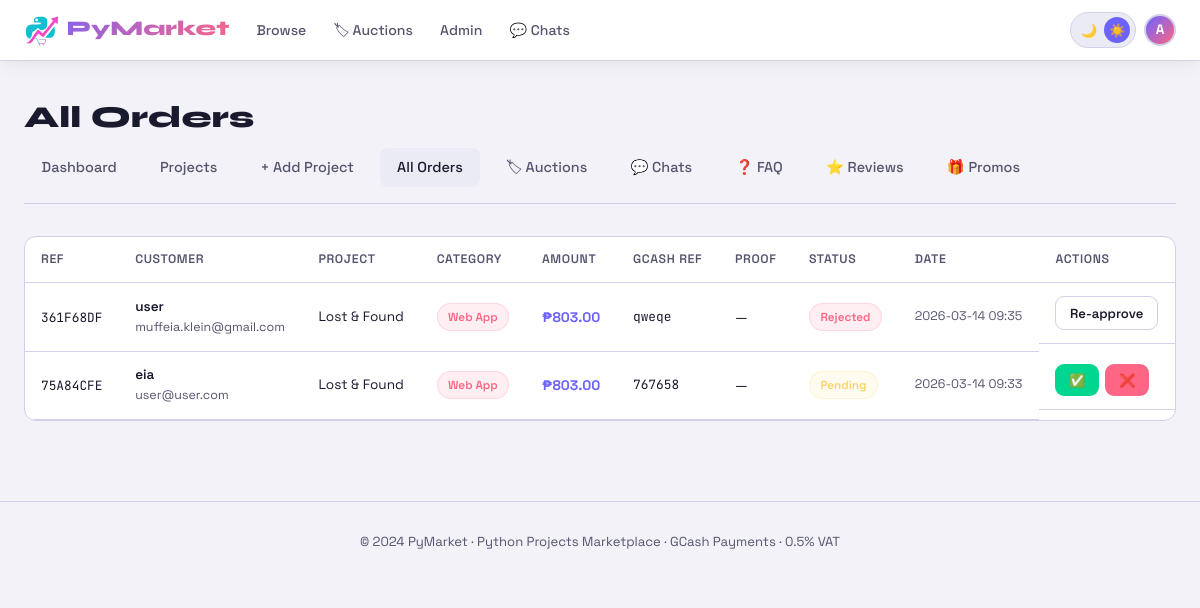
Page /admin/orders (signed in) on the committed database.
### tables this page shows
CREATE TABLE orders (
                id INTEGER PRIMARY KEY AUTOINCREMENT,
                order_ref TEXT UNIQUE NOT NULL,
                user_id INTEGER NOT NULL,
                project_id INTEGER NOT NULL,
                amount REAL NOT NULL,
                status TEXT DEFAULT "pending",
                gcash_ref TEXT,
                payment_screenshot TEXT,
                created_at TEXT DEFAULT CURRENT_TIMESTAMP,
                approved_at TEXT,
                FOREIGN KEY(user_id) REFERENCES users(id),
                FOREIGN KEY(project_id) REFERENCES projects(id)
            );

CREATE TABLE users (
                id INTEGER PRIMARY KEY AUTOINCREMENT,
                username TEXT UNIQUE NOT NULL,
                email TEXT UNIQUE NOT NULL,
                password TEXT NOT NULL,
                bio TEXT DEFAULT '',
                avatar TEXT DEFAULT '',
                is_admin INTEGER DEFAULT 0,
                created_at TEXT DEFAULT CURRENT_TIMESTAMP
            );

CREATE TABLE projects (
                id INTEGER PRIMARY KEY AUTOINCREMENT,
                title TEXT NOT NULL,
                description TEXT NOT NULL,
                price REAL NOT NULL,
                tech_stack TEXT,
                category TEXT,
                file_path TEXT,
                is_active INTEGER DEFAULT 1,
                created_at TEXT DEFAULT CURRENT_TIMESTAMP
            , original_price REAL, discount_percent REAL DEFAULT 0, view_count INTEGER DEFAULT 0);

### app.py (the view)
@app.route('/admin/orders')
@login_required
@admin_required
def admin_orders():
    db=get_db()
    orders=db.execute('''
        SELECT o.*, u.username, u.email, p.title, p.category FROM orders o
        JOIN users u ON o.user_id=u.id JOIN projects p ON o.project_id=p.id
        ORDER BY o.created_at DESC
    ''').fetchall()
    return render_template('admin/orders.html', orders=orders)

### app.py (called while the page is built)
@app.after_request
def add_security_headers(response):
    response.headers['X-Frame-Options'] = 'SAMEORIGIN'
    response.headers['X-Content-Type-Options'] = 'nosniff'
    response.headers['Referrer-Policy'] = 'strict-origin-when-cross-origin'
    response.headers['Content-Security-Policy'] = (
        "default-src 'self'; "
        "script-src 'self' 'unsafe-inline'; "
        "style-src 'self' 'unsafe-inline' https://fonts.googleapis.com; "
        "font-src https://fonts.gstatic.com; "
        "img-src 'self' data: https://api.qrserver.com; "
    )
    return response

def get_db():
    conn = sqlite3.connect(DB_PATH)
    conn.row_factory = sqlite3.Row
    return conn

def login_required(f):
    @wraps(f)
    def decorated(*args, **kwargs):
        if 'user_id' not in session:
            flash('login_required')
            return redirect(url_for('login', next=request.url))
        return f(*args, **kwargs)
    return decorated

def admin_required(f):
    @wraps(f)
    def decorated(*args, **kwargs):
        if not session.get('is_admin'):
            return redirect(url_for('index'))
        return f(*args, **kwargs)
    return decorated

### templates/admin/orders.html (shortened to what this page needs)
{% extends 'base.html' %}
{% block content %}
<div class="container">
  <h1 class="page-title">All Orders</h1>
  <div class="admin-nav">
    <a href="{{ url_for('admin_dashboard') }}">Dashboard</a>
    <a href="{{ url_for('admin_projects') }}">Projects</a>
    <a href="{{ url_for('admin_add_project') }}">+ Add Project</a>
    <a href="{{ url_for('admin_orders') }}" class="active">All Orders</a>
    <a href="{{ url_for('admin_auctions')}}" >🏷 Auctions</a>
    <a href="{{ url_for('admin_chats') }}">💬 Chats</a>
    <a href="{{ url_for('admin_faq') }}">❓ FAQ</a>
    <a href="{{ url_for('admin_reviews') }}">⭐ Reviews</a>
    <a href="{{ url_for('admin_promos') }}">🎁 Promos</a>
  </div>
  <div class="table-wrap" style="background:var(--surface);border:1px solid var(--border);border-radius:12px;overflow:hidden">
    <table>
      <thead><tr><th>Ref</th><th>Customer</th><th>Project</th><th>Category</th><th>Amount</th><th>GCash Ref</th><th>Proof</th><th>Status</th><th>Date</th><th>Actions</th></tr></thead>
      <tbody>
        {% for o in orders %}
        <tr>
          <td><span style="font-family:var(--mono);font-size:.8rem">{{ o['order_ref'] }}</span></td>
          <td><div style="font-weight:600;font-size:.85rem">{{ o['username'] }}</div><div style="color:var(--muted);font-size:.78rem">{{ o['email'] }}</div></td>
          <td style="font-size:.85rem;max-width:160px">{{ o['title'] }}</td>
          <td>{% if o['category'] %}<span class="badge badge-cat">{{ o['category'] }}</span>{% else %}—{% endif %}</td>
          <td style="font-weight:700;color:var(--accent)">₱{{ "%.2f"|format(o['amount']) }}</td>
          <td style="font-family:var(--mono);font-size:.8rem">{{ o['gcash_ref'] or '—' }}</td>
          <td>{% if o['payment_screenshot'] %}<a href="{{ url_for('view_payment_proof', filename=o['payment_screenshot']) }}" target="_blank" class="btn btn-outline btn-sm">View</a>{% else %}—{% endif %}</td>
          <td>
            {% if o['status'] == 'approved' %}<span class="badge badge-green">Approved</span>
            {% elif o['status'] == 'pending' %}<span class="badge badge-yellow">Pending</span>
            {% else %}<span class="badge badge-red">Rejected</span>{% endif %}
          </td>
          <td style="color:var(--muted);font-size:.78rem">{{ o['created_at'][:16] }}</td>
          <td style="display:flex;gap:.4rem;flex-wrap:wrap">
            {% if o['status'] == 'pending' %}
              <a href="{{ url_for('approve_order', oid=o['id']) }}" class="btn btn-success btn-sm">✅</a>
              <a href="{{ url_for('reject_order', oid=o['id']) }}" class="btn btn-danger btn-sm">❌</a>
            {% elif o['status'] == 'approved' %}
              <a href="{{ url_for('reject_order', oid=o['id']) }}" class="btn btn-outline btn-sm">Revoke</a>
            {% else %}
              <a href="{{ url_for('approve_order', oid=o['id']) }}" class="btn btn-outline btn-sm">Re-approve</a>
            {% endif %}
          </td>
        </tr>
        {% endfor %}
      </tbody>
    </table>
  </div>
</div>
{% endblock %}

### templates/base.html (style rules this page uses)
[data-theme="light"] { --bg:#f2f2f8;--surface:#ffffff;--surface2:#ebebf5;--border:#d0d0e8;--text:#1a1a2e;--muted:#55556e;--shadow:rgba(0,0,0,.07);--card-shadow:rgba(108,99,255,.1) }
:root { --accent:#6c63ff;--accent2:#ff6584;--green:#00d68f;--yellow:#ffd166;--font:'Space Grotesk',sans-serif;--mono:'JetBrains Mono',monospace;--display:'Syne',sans-serif }
* { margin:0;padding:0;box-sizing:border-box }
html { scroll-behavior:smooth }
body { background:var(--bg);color:var(--text);font-family:var(--font);min-height:100vh;line-height:1.6;transition:background .25s,color .25s }
a { color:inherit;text-decoration:none }
.container { max-width:1280px;margin:0 auto;padding:2rem 1.5rem }
.page-title { font-family:var(--display);font-size:1.9rem;font-weight:800;margin-bottom:.4rem }
.badge { font-size:.73rem;font-weight:600;padding:.22rem .65rem;border-radius:99px;display:inline-block }
.badge-cat { background:rgba(255,101,132,.1);color:var(--accent2);border:1px solid rgba(255,101,132,.18) }
.badge-yellow { background:rgba(255,209,102,.1);color:var(--yellow);border:1px solid rgba(255,209,102,.2) }
.badge-red { background:rgba(255,101,132,.1);color:var(--accent2);border:1px solid rgba(255,101,132,.18) }
.btn { display:inline-flex;align-items:center;justify-content:center;gap:.45rem;padding:.7rem 1.5rem;border-radius:9px;font-family:var(--font);font-size:.92rem;font-weight:600;cursor:pointer;border:none;transition:.2s;text-align:center }
.btn-success { background:var(--green);color:#000 }
.btn-danger { background:var(--accent2);color:#fff }
.btn-outline { background:transparent;border:1px solid var(--border);color:var(--text) }
.btn-sm { padding:.35rem .85rem;font-size:.82rem }
.table-wrap { overflow-x:auto;-webkit-overflow-scrolling:touch }
table { width:100%;border-collapse:collapse;min-width:500px }
th,td { padding:.8rem 1rem;text-align:left;border-bottom:1px solid var(--border);font-size:.87rem }
th { font-size:.77rem;font-weight:600;letter-spacing:.05em;color:var(--muted);text-transform:uppercase;white-space:nowrap }
.admin-nav { display:flex;gap:.4rem;margin-bottom:1.8rem;border-bottom:1px solid var(--border);padding-bottom:.9rem;flex-wrap:wrap }
.admin-nav a { padding:.45rem 1rem;border-radius:8px;font-size:.87rem;font-weight:500;color:var(--muted);transition:.2s;white-space:nowrap }
.admin-nav a:hover,.admin-nav a.active { background:var(--surface2);color:var(--text) }

### templates/admin/orders.html (style rules this page uses)
.admin-nav { display:flex;gap:.5rem;margin-bottom:2rem;border-bottom:1px solid var(--border);padding-bottom:1rem;flex-wrap:wrap }
.admin-nav a { padding:.5rem 1.1rem;border-radius:8px;font-size:.9rem;font-weight:500;color:var(--muted);transition:.2s }
.admin-nav a:hover,.admin-nav a.active { background:var(--surface2);color:var(--text) }

### rows in the picture
orders: order_ref "361F68DF", username "user", email "muffeia.klein@gmail.com", title "Lost & Found", category "Web App", amount "803.00", gcash_ref "qweqe", status "Rejected", created_at "2026-03-14 09:35"
orders: order_ref "75A84CFE", username "eia", email "user@user.com", title "Lost & Found", category "Web App", amount "803.00", gcash_ref "767658", status "Pending", created_at "2026-03-14 09:33"

### other values in the picture
{{ session.username[0].upper() }} "A"
